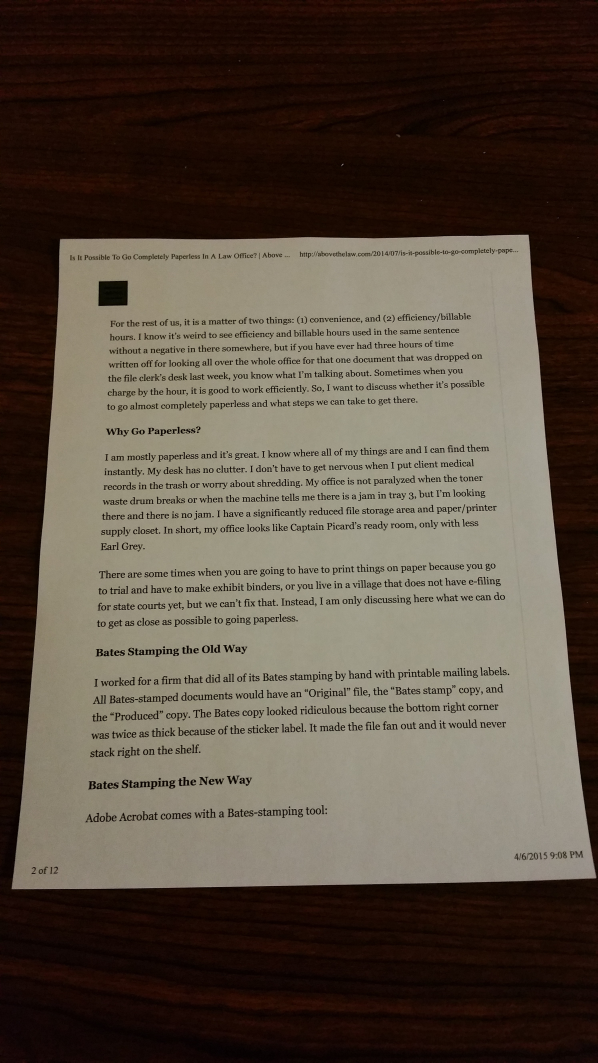
#> input picture OCR/cell_pic.jpg, 2988 x 5312 px (shown at 1/5 size)
$ python DocScanner2.py
#> lines starting #> are read from the running program, lines starting #| are printed output that depends on the picture; after the words box and inside, x2 and y2 are one past the last pixel; in counts of white or black regions, pixels touching at a corner belong together
#> further down, img is the input picture: shape (5312, 2988, 3); mean B, G, R 66.8, 78.9, 90.4
import cv2
import numpy as np
import imutils
from skimage.filters import threshold_local

def order_points(pts):
	# initialzie a list of coordinates that will be ordered
	# such that the first entry in the list is the top-left,
	# the second entry is the top-right, the third is the
	# bottom-right, and the fourth is the bottom-left
	rect = np.zeros((4, 2), dtype = "float32")
	# the top-left point will have the smallest sum, whereas
	# the bottom-right point will have the largest sum
	s = pts.sum(axis = 1)
	rect[0] = pts[np.argmin(s)]
	rect[2] = pts[np.argmax(s)]
	# now, compute the difference between the points, the
	# top-right point will have the smallest difference,
	# whereas the bottom-left will have the largest difference
	diff = np.diff(pts, axis = 1)
	rect[1] = pts[np.argmin(diff)]
	rect[3] = pts[np.argmax(diff)]
	# return the ordered coordinates
	return rect

def four_point_transform(image, pts):
	# obtain a consistent order of the points and unpack them
	# individually
	rect = order_points(pts)
	(tl, tr, br, bl) = rect
	# compute the width of the new image, which will be the
	# maximum distance between bottom-right and bottom-left
	# x-coordiates or the top-right and top-left x-coordinates
	widthA = np.sqrt(((br[0] - bl[0]) ** 2) + ((br[1] - bl[1]) ** 2))
	widthB = np.sqrt(((tr[0] - tl[0]) ** 2) + ((tr[1] - tl[1]) ** 2))
	maxWidth = max(int(widthA), int(widthB))
	# compute the height of the new image, which will be the
	# maximum distance between the top-right and bottom-right
	# y-coordinates or the top-left and bottom-left y-coordinates
	heightA = np.sqrt(((tr[0] - br[0]) ** 2) + ((tr[1] - br[1]) ** 2))
	heightB = np.sqrt(((tl[0] - bl[0]) ** 2) + ((tl[1] - bl[1]) ** 2))
	maxHeight = max(int(heightA), int(heightB))
	# now that we have the dimensions of the new image, construct
	# the set of destination points to obtain a "birds eye view",
	# (i.e. top-down view) of the image, again specifying points
	# in the top-left, top-right, bottom-right, and bottom-left
	# order
	dst = np.array([
		[0, 0],
		[maxWidth - 1, 0],
		[maxWidth - 1, maxHeight - 1],
		[0, maxHeight - 1]], dtype = "float32")
	# compute the perspective transform matrix and then apply it
	M = cv2.getPerspectiveTransform(rect, dst)
	warped = cv2.warpPerspective(image, M, (maxWidth, maxHeight))
	# return the warped image
	return warped

class DocScanner2:
    @classmethod
    def scan(self, img=None, path=None):
        if img is not None:
            pass
        elif path is not None:
            img = cv2.imread(path)
        else:
            print("no image detected...")

        ratio = img.shape[0] / 500.0
#> ratio = 10.62
        orig = img.copy()
        img = imutils.resize(img, height = 500)
#> img: shape (500, 281, 3)

        gray = cv2.cvtColor(img, cv2.COLOR_BGR2GRAY)
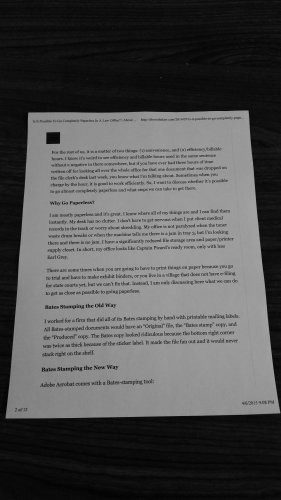
#> gray: shape (500, 281); min 2, max 163, mean 80.9
        gray = cv2.GaussianBlur(gray, (5, 5), 0)
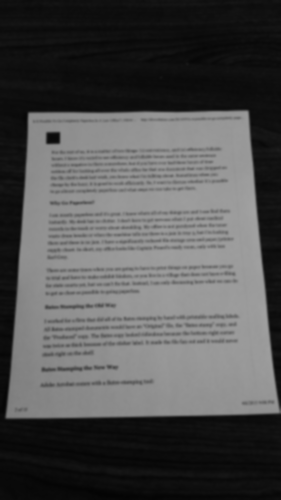
#> gray: shape (500, 281); min 4, max 162, mean 80.9
        edged = cv2.Canny(gray, 75, 200)
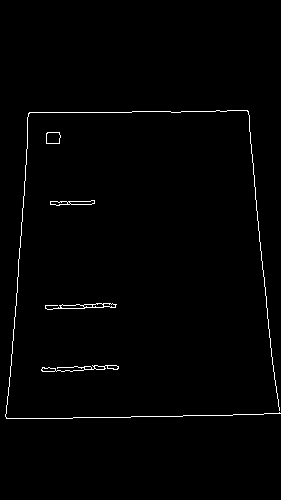
#> edged: shape (500, 281); 1.1% white in thin lines or dots, all inside (x1, y1, x2, y2) = (5, 110, 281, 419)

        cnts = cv2.findContours(edged.copy(), cv2.RETR_LIST, cv2.CHAIN_APPROX_SIMPLE)
#> cnts = 17 contours, 3 with area under 20; largest, box (x1, y1, x2, y2) and area: (45, 303, 117, 310) 184, (46, 132, 61, 144) 146, (46, 132, 61, 144) 142, (41, 365, 119, 372) 140, (50, 200, 95, 206) 133
        cnts = imutils.grab_contours(cnts)
        cnts = sorted(cnts, key = cv2.contourArea, reverse = True)[:5]
#> cnts = 5 contours; box (x1, y1, x2, y2) and area: (45, 303, 117, 310) 184, (46, 132, 61, 144) 146, (46, 132, 61, 144) 142, (41, 365, 119, 372) 140, (50, 200, 95, 206) 133
        # loop over the contours
        for c in cnts:
            # approximate the contour
            peri = cv2.arcLength(c, True)
            approx = cv2.approxPolyDP(c, 0.02 * peri, True)
            # if our approximated contour has four points, then we
            # can assume that we have found our screen
            if len(approx) == 4:
                screenCnt = approx
                break
#> this loop made 5 passes
#> (peri, screenCnt) on pass 5: (98.14, [[94, 200], [50, 201], [50, 204], [91, 204]])
#> (peri, approx) on passes 1, 4: (185.4, [[116, 304], [45, 308]]), (246.5, [[118, 366], [41, 370]])


        cv2.drawContours(img, [screenCnt], -1, (0, 255, 0), 2)
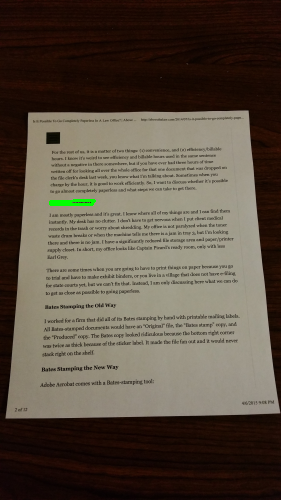
#> img: shape (500, 281, 3); mean of channels 0, 1, 2 66.5, 79.2, 90.2; drawn as B, G, R

        warped = four_point_transform(orig, screenCnt.reshape(4, 2) * ratio)
#> in order_points, `s = pts.sum(axis = 1)`: s = [3123.5, 2666.6, 2698.5, 3134.1]
#> in order_points, `diff = np.diff(pts, axis = 1)`: diff = [1126.1, 1604.2, 1636.1, 1200.5]
#> in four_point_transform, `rect = order_points(pts)`: rect = [[531.2, 2135.4], [998.7, 2124.8], [966.8, 2167.3], [531.2, 2167.3]]
#> in four_point_transform, `(tl, tr, br, bl) = rect`: tl = [531.2, 2135.4]; tr = [998.7, 2124.8]; br = [966.8, 2167.3]; bl = [531.2, 2167.3]
#> in four_point_transform, `widthA = np.sqrt(((br[0] - bl[0]) ** 2) + ((br[1] - bl[1]) ** 2))`: widthA = 435.6
#> in four_point_transform, `widthB = np.sqrt(((tr[0] - tl[0]) ** 2) + ((tr[1] - tl[1]) ** 2))`: widthB = 467.6
#> in four_point_transform, `maxWidth = max(int(widthA), int(widthB))`: maxWidth = 467
#> in four_point_transform, `heightA = np.sqrt(((tr[0] - br[0]) ** 2) + ((tr[1] - br[1]) ** 2))`: heightA = 53.12
#> in four_point_transform, `heightB = np.sqrt(((tl[0] - bl[0]) ** 2) + ((tl[1] - bl[1]) ** 2))`: heightB = 31.87
#> in four_point_transform, `maxHeight = max(int(heightA), int(heightB))`: maxHeight = 53
#> in four_point_transform, `dst = np.array([ [0, 0], [maxWidth - 1, 0], [maxWidth - 1, maxHeight -..`: dst = [[0, 0], [466, 0], [466, 52], [0, 52]]
#> in four_point_transform, `M = cv2.getPerspectiveTransform(rect, dst)`: M = [[0.322, 5.76e-16, -171.1], [0.00852, 0.375, -804.9], [0.000164, -0.000396, 1]]
        # convert the warped image to grayscale, then threshold it
        # to give it that 'black and white' paper effect
        warped = cv2.cvtColor(warped, cv2.COLOR_BGR2GRAY)
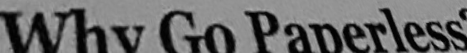
#> warped: shape (53, 467); min 1, max 188, mean 105.5
        T = threshold_local(warped, 11, offset = 10, method = "gaussian")
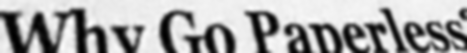
#> T: shape (53, 467) float64; min -5.17, max 146.2, mean 95.5; drawn with min black and max white
        warped = (warped > T).astype("uint8") * 255
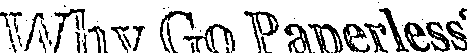
#> warped: shape (53, 467); 80.4% white; 51 black regions (20 under 20 px), largest, box (x1, y1, x2, y2) and area: (183, 24, 235, 53) 390, (308, 24, 343, 53) 365, (244, 11, 279, 53) 350
        return warped

if __name__ == "__main__":
    img = cv2.imread('cell_pic.jpg')
    scannedImage = DocScanner2.scan(img=img)
    cv2.imwrite("scanned_image.jpg", scannedImage)
